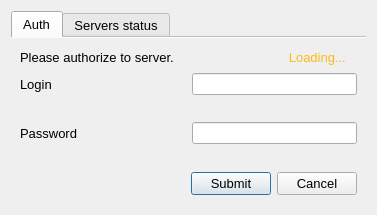
<?xml version="1.0" encoding="UTF-8"?>
<ui version="4.0">
 <class>authform</class>
 <widget class="QDialog" name="authform">
  <property name="geometry">
   <rect>
    <x>0</x>
    <y>0</y>
    <width>377</width>
    <height>215</height>
   </rect>
  </property>
  <property name="font">
   <font>
    <family>Ubuntu</family>
    <pointsize>10</pointsize>
    <weight>50</weight>
    <italic>false</italic>
    <bold>false</bold>
   </font>
  </property>
  <property name="windowTitle">
   <string>Dialog</string>
  </property>
  <property name="styleSheet">
   <string notr="true">font: 10pt &quot;Ubuntu&quot;;</string>
  </property>
  <layout class="QVBoxLayout" name="verticalLayout_2">
   <item>
    <widget class="QTabWidget" name="tabWidget">
     <property name="tabPosition">
      <enum>QTabWidget::North</enum>
     </property>
     <property name="tabShape">
      <enum>QTabWidget::Rounded</enum>
     </property>
     <property name="currentIndex">
      <number>0</number>
     </property>
     <property name="documentMode">
      <bool>true</bool>
     </property>
     <property name="tabsClosable">
      <bool>false</bool>
     </property>
     <widget class="QWidget" name="AuthorizeFormTab">
      <attribute name="title">
       <string>Auth</string>
      </attribute>
      <attribute name="whatsThis">
       <string>Authorizing</string>
      </attribute>
      <layout class="QVBoxLayout" name="verticalLayout">
       <item>
        <layout class="QHBoxLayout" name="horizontalLayout_3">
         <item>
          <widget class="QLabel" name="label">
           <property name="text">
            <string>Please authorize to server.</string>
           </property>
          </widget>
         </item>
         <item>
          <spacer name="horizontalSpacer_5">
           <property name="orientation">
            <enum>Qt::Horizontal</enum>
           </property>
           <property name="sizeHint" stdset="0">
            <size>
             <width>40</width>
             <height>20</height>
            </size>
           </property>
          </spacer>
         </item>
         <item>
          <widget class="QLabel" name="label_7">
           <property name="font">
            <font>
             <family>Ubuntu</family>
             <pointsize>10</pointsize>
             <weight>50</weight>
             <italic>false</italic>
             <bold>false</bold>
            </font>
           </property>
           <property name="styleSheet">
            <string notr="true">color: rgb(255, 185, 21);</string>
           </property>
           <property name="text">
            <string>   Loading...   </string>
           </property>
          </widget>
         </item>
        </layout>
       </item>
       <item>
        <layout class="QGridLayout" name="gridLayout">
         <item row="2" column="0">
          <widget class="QLabel" name="label_3">
           <property name="sizePolicy">
            <sizepolicy hsizetype="Preferred" vsizetype="Preferred">
             <horstretch>0</horstretch>
             <verstretch>0</verstretch>
            </sizepolicy>
           </property>
           <property name="contextMenuPolicy">
            <enum>Qt::NoContextMenu</enum>
           </property>
           <property name="text">
            <string>Password</string>
           </property>
          </widget>
         </item>
         <item row="0" column="1">
          <widget class="QLineEdit" name="login">
           <property name="sizePolicy">
            <sizepolicy hsizetype="Preferred" vsizetype="Fixed">
             <horstretch>0</horstretch>
             <verstretch>0</verstretch>
            </sizepolicy>
           </property>
           <property name="contextMenuPolicy">
            <enum>Qt::NoContextMenu</enum>
           </property>
           <property name="styleSheet">
            <string notr="true">width: 100px;</string>
           </property>
          </widget>
         </item>
         <item row="0" column="0">
          <widget class="QLabel" name="label_2">
           <property name="sizePolicy">
            <sizepolicy hsizetype="Preferred" vsizetype="Preferred">
             <horstretch>0</horstretch>
             <verstretch>0</verstretch>
            </sizepolicy>
           </property>
           <property name="contextMenuPolicy">
            <enum>Qt::NoContextMenu</enum>
           </property>
           <property name="text">
            <string>Login</string>
           </property>
          </widget>
         </item>
         <item row="2" column="1">
          <widget class="QLineEdit" name="password">
           <property name="sizePolicy">
            <sizepolicy hsizetype="Preferred" vsizetype="Fixed">
             <horstretch>0</horstretch>
             <verstretch>0</verstretch>
            </sizepolicy>
           </property>
           <property name="contextMenuPolicy">
            <enum>Qt::NoContextMenu</enum>
           </property>
           <property name="styleSheet">
            <string notr="true">width: 100px;</string>
           </property>
           <property name="echoMode">
            <enum>QLineEdit::Password</enum>
           </property>
          </widget>
         </item>
         <item row="1" column="1">
          <spacer name="verticalSpacer_3">
           <property name="orientation">
            <enum>Qt::Vertical</enum>
           </property>
           <property name="sizeHint" stdset="0">
            <size>
             <width>20</width>
             <height>40</height>
            </size>
           </property>
          </spacer>
         </item>
        </layout>
       </item>
       <item>
        <spacer name="verticalSpacer">
         <property name="orientation">
          <enum>Qt::Vertical</enum>
         </property>
         <property name="sizeHint" stdset="0">
          <size>
           <width>20</width>
           <height>40</height>
          </size>
         </property>
        </spacer>
       </item>
       <item>
        <layout class="QHBoxLayout" name="horizontalLayout">
         <item>
          <spacer name="horizontalSpacer">
           <property name="orientation">
            <enum>Qt::Horizontal</enum>
           </property>
           <property name="sizeHint" stdset="0">
            <size>
             <width>40</width>
             <height>20</height>
            </size>
           </property>
          </spacer>
         </item>
         <item>
          <widget class="QPushButton" name="submit">
           <property name="contextMenuPolicy">
            <enum>Qt::NoContextMenu</enum>
           </property>
           <property name="text">
            <string>Submit</string>
           </property>
          </widget>
         </item>
         <item>
          <widget class="QPushButton" name="cancel">
           <property name="contextMenuPolicy">
            <enum>Qt::NoContextMenu</enum>
           </property>
           <property name="text">
            <string>Cancel</string>
           </property>
          </widget>
         </item>
        </layout>
       </item>
      </layout>
     </widget>
     <widget class="QWidget" name="ServerStatusTab">
      <attribute name="title">
       <string>Servers status</string>
      </attribute>
      <layout class="QVBoxLayout" name="verticalLayout_3">
       <item>
        <layout class="QGridLayout" name="gridLayout_2">
         <item row="1" column="1">
          <spacer name="horizontalSpacer_4">
           <property name="orientation">
            <enum>Qt::Horizontal</enum>
           </property>
           <property name="sizeHint" stdset="0">
            <size>
             <width>40</width>
             <height>20</height>
            </size>
           </property>
          </spacer>
         </item>
         <item row="0" column="0">
          <widget class="QLabel" name="label_4">
           <property name="text">
            <string>   API Server   </string>
           </property>
          </widget>
         </item>
         <item row="1" column="0">
          <widget class="QLabel" name="label_5">
           <property name="text">
            <string>   DropBot Server   </string>
           </property>
          </widget>
         </item>
         <item row="2" column="0">
          <widget class="QLabel" name="label_6">
           <property name="text">
            <string>   Google API   </string>
           </property>
          </widget>
         </item>
         <item row="1" column="2">
          <widget class="QLabel" name="server2Status">
           <property name="font">
            <font>
             <family>Ubuntu</family>
             <pointsize>10</pointsize>
             <weight>50</weight>
             <italic>false</italic>
             <bold>false</bold>
            </font>
           </property>
           <property name="styleSheet">
            <string notr="true">color: rgb(255, 185, 21);</string>
           </property>
           <property name="text">
            <string>Loading..</string>
           </property>
          </widget>
         </item>
         <item row="0" column="2">
          <widget class="QLabel" name="server1Status">
           <property name="font">
            <font>
             <family>Ubuntu</family>
             <pointsize>10</pointsize>
             <weight>50</weight>
             <italic>false</italic>
             <bold>false</bold>
            </font>
           </property>
           <property name="styleSheet">
            <string notr="true">color: rgb(255, 185, 21);</string>
           </property>
           <property name="text">
            <string>Loading..</string>
           </property>
          </widget>
         </item>
         <item row="2" column="2">
          <widget class="QLabel" name="server3Status">
           <property name="font">
            <font>
             <family>Ubuntu</family>
             <pointsize>10</pointsize>
             <weight>50</weight>
             <italic>false</italic>
             <bold>false</bold>
            </font>
           </property>
           <property name="styleSheet">
            <string notr="true">color: rgb(255, 185, 21);</string>
           </property>
           <property name="text">
            <string>Loading</string>
           </property>
          </widget>
         </item>
        </layout>
       </item>
       <item>
        <layout class="QHBoxLayout" name="horizontalLayout_2">
         <item>
          <spacer name="horizontalSpacer_2">
           <property name="orientation">
            <enum>Qt::Horizontal</enum>
           </property>
           <property name="sizeHint" stdset="0">
            <size>
             <width>40</width>
             <height>20</height>
            </size>
           </property>
          </spacer>
         </item>
         <item>
          <widget class="QPushButton" name="pushButton">
           <property name="sizePolicy">
            <sizepolicy hsizetype="Expanding" vsizetype="Fixed">
             <horstretch>0</horstretch>
             <verstretch>0</verstretch>
            </sizepolicy>
           </property>
           <property name="text">
            <string>Update</string>
           </property>
          </widget>
         </item>
         <item>
          <spacer name="horizontalSpacer_3">
           <property name="orientation">
            <enum>Qt::Horizontal</enum>
           </property>
           <property name="sizeHint" stdset="0">
            <size>
             <width>40</width>
             <height>20</height>
            </size>
           </property>
          </spacer>
         </item>
        </layout>
       </item>
      </layout>
     </widget>
    </widget>
   </item>
  </layout>
 </widget>
 <resources/>
 <connections/>
</ui>
